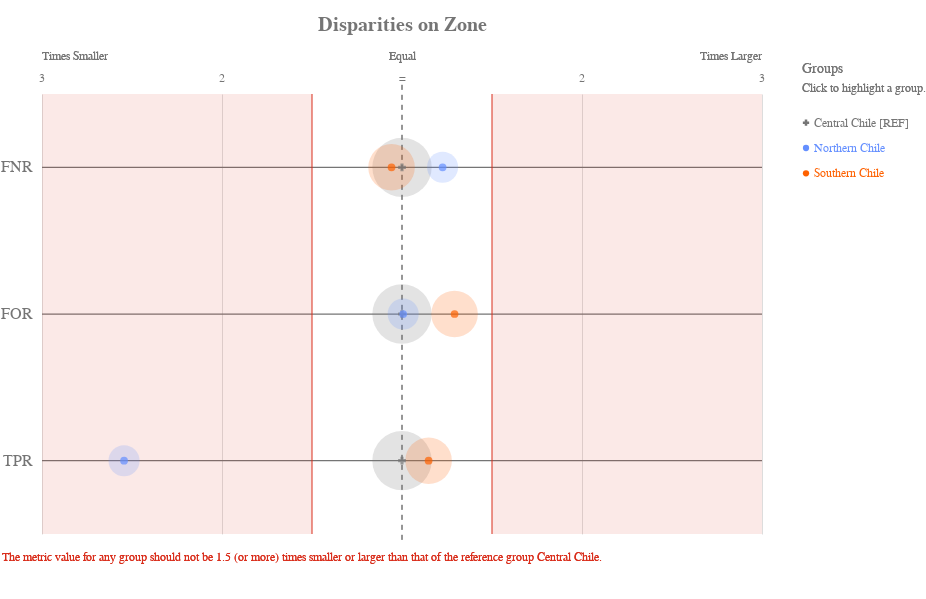

Notebook code cell kept with this figure:
### Code cell
ap.disparity(grupo_definido, metrics, 'zone', fairness_threshold = disparity_tolerance)

### Figure 1 — Vega-Lite specification as saved in the notebook (floating-point values rounded to 4 significant figures)
{"config": {"view": {"continuousWidth": 400, "continuousHeight": 300, "strokeWidth": 0}, "axisLeft": {"labelColor": "rgb(117,117,117)", "labelFont": "Arial", "labelFontSize": 16}, "title": {"align": "center", "baseline": "middle", "color": "rgb(117,117,117)", "font": "Arial", "fontSize": 20, "fontWeight": "bold"}}, "layer": [{"data": {"name": "data-f13954335fe7cb3d572699dbbbe0ffdc"}, "mark": {"type": "rule", "stroke": "rgb(117,117,117)", "strokeWidth": 1.25, "tooltip": ""}, "encoding": {"x": {"type": "quantitative", "field": "x", "scale": {"domain": [-2, 2], "range": [40.0, 760.0]}}, "x2": {"field": "x2"}, "y": {"type": "nominal", "axis": {"domain": false, "labelAngle": 0, "labelPadding": -30, "orient": "left", "ticks": false, "title": ""}, "field": "metric", "scale": {"domain": ["FNR", "FOR", "TPR"], "range": [55.0, 495.0]}}}}, {"data": {"name": "data-79dd248bdaa0ea02c535240e8ad022c8"}, "mark": {"type": "rule", "stroke": "rgb(117,117,117)", "strokeDash": [5, 5], "strokeWidth": 1}, "encoding": {"tooltip": {"value": "Central Chile [REF]"}, "x": {"value": 400.0}, "y": {"value": 45.83}, "y2": {"value": 504.2}}}, {"data": {"name": "data-c233327f4cd9b4c2df31bf8015c83e4a"}, "mark": {"type": "text", "align": "center", "color": "rgb(117,117,117)", "font": "Arial", "fontSize": 12, "fontWeight": "normal", "tooltip": ""}, "encoding": {"text": {"type": "nominal", "field": "label"}, "x": {"type": "quantitative", "field": "value", "scale": {"domain": [-2, 2], "range": [40.0, 760.0]}}, "y": {"value": 38.5}}}, {"layer": [{"mark": {"type": "text", "align": "left", "fill": "rgb(117,117,117)", "font": "Arial", "fontSize": 12, "fontWeight": "normal", "tooltip": ""}, "encoding": {"text": {"value": "Times Smaller"}, "x": {"value": 40.0}, "y": {"value": 16.5}}}, {"mark": {"type": "text", "align": "right", "fill": "rgb(117,117,117)", "font": "Arial", "fontSize": 12, "fontWeight": "normal", "tooltip": ""}, "encoding": {"text": {"value": "Times Larger"}, "x": {"value": 760.0}, "y": {"value": 16.5}}}, {"mark": {"type": "text", "align": "center", "fill": "rgb(117,117,117)", "font": "Arial", "fontSize": 12, "fontWeight": "normal", "tooltip": ""}, "encoding": {"text": {"value": "Equal"}, "x": {"value": 400.0}, "y": {"value": 16.5}}}], "data": {"name": "data-79dd248bdaa0ea02c535240e8ad022c8"}}, {"layer": [{"mark": {"type": "rule", "opacity": 0.8, "stroke": "rgb(217, 46, 28)", "strokeWidth": 1.25, "tooltip": ""}, "encoding": {"x": {"type": "quantitative", "field": "min", "scale": {"domain": [-2, 2], "range": [40.0, 760.0]}}, "y": {"value": 55.0}, "y2": {"value": 495.0}}}, {"mark": {"type": "rule", "opacity": 0.8, "stroke": "rgb(217, 46, 28)", "strokeWidth": 1.25, "tooltip": ""}, "encoding": {"x": {"type": "quantitative", "field": "max", "scale": {"domain": [-2, 2], "range": [40.0, 760.0]}}, "y": {"value": 55.0}, "y2": {"value": 495.0}}}, {"layer": [{"mark": {"type": "rect", "fill": "rgb(217, 46, 28)", "opacity": 0.1, "tooltip": ""}, "encoding": {"x": {"type": "quantitative", "field": "min", "scale": {"domain": [-2, 2], "range": [40.0, 760.0]}}, "x2": {"field": "lower_end"}, "y": {"value": 55.0}, "y2": {"value": 495.0}}}, {"mark": {"type": "rect", "fill": "rgb(217, 46, 28)", "opacity": 0.1, "tooltip": ""}, "encoding": {"x": {"type": "quantitative", "field": "max", "scale": {"domain": [-2, 2], "range": [40.0, 760.0]}}, "x2": {"field": "upper_end"}, "y": {"value": 55.0}, "y2": {"value": 495.0}}}]}, {"data": {"name": "data-79dd248bdaa0ea02c535240e8ad022c8"}, "mark": {"type": "text", "align": "left", "baseline": "top", "fill": "rgb(217, 46, 28)", "font": "Arial", "fontSize": 12, "fontWeight": "normal", "tooltip": ""}, "encoding": {"text": {"value": "The metric value for any group should not be 1.5 (or more) times smaller or larger than that of the reference group Central Chile."}, "x": {"value": 0}, "y": {"value": 513.3}}}], "data": {"name": "data-11d5890412809b582c0a6b685ba430ea"}}, {"layer": [{"mark": "circle"}, {"data": {"name": "data-0ec7ed582cffbb407a96dec03dbf07cd"}, "mark": {"type": "circle", "opacity": 0.2}, "encoding": {"color": {"condition": {"type": "nominal", "field": "attribute_value", "legend": null, "scale": {"domain": ["Central Chile", "Northern Chile", "Southern Chile"], "range": ["rgb(117,117,117)", "rgb(100, 143, 255)", "rgb(254, 97, 0)", "rgb(220, 38, 127)", "rgb(255, 176, 0)", "rgb(120, 94, 240)"]}, "selection": "selector017"}, "value": "rgb(224,224,224)"}, "size": {"type": "quantitative", "field": "group_size", "legend": null, "scale": {"domain": [0, 7609.0], "range": [0, 4224.0]}}, "tooltip": [{"type": "nominal", "field": "attribute_value", "title": "Group"}, {"type": "nominal", "field": "tooltip_group_size", "title": "Group Size"}, {"type": "nominal", "field": "tooltip_disparity_explanation_fnr", "title": "Disparity"}, {"type": "quantitative", "field": "fnr", "format": ".2f", "title": "FNR"}], "x": {"type": "quantitative", "axis": {"domain": false, "labels": false, "ticks": false, "title": null, "values": [1, 2, -2, -1]}, "field": "fnr_disparity_scaled", "scale": {"domain": [-2, 2], "range": [40.0, 760.0]}}, "y": {"type": "nominal", "axis": {"domain": false, "grid": false, "labels": false, "ticks": false, "title": " "}, "field": "metric_variable", "scale": {"domain": ["FNR", "FOR", "TPR"], "range": [55.0, 495.0]}}}, "selection": {"selector019": {"type": "multi", "empty": "all", "fields": ["attribute_value"]}}, "transform": [{"calculate": "'FNR'", "as": "metric_variable"}]}, {"data": {"name": "data-0ec7ed582cffbb407a96dec03dbf07cd"}, "mark": {"type": "circle", "opacity": 0.2}, "encoding": {"color": {"condition": {"type": "nominal", "field": "attribute_value", "legend": null, "scale": {"domain": ["Central Chile", "Northern Chile", "Southern Chile"], "range": ["rgb(117,117,117)", "rgb(100, 143, 255)", "rgb(254, 97, 0)", "rgb(220, 38, 127)", "rgb(255, 176, 0)", "rgb(120, 94, 240)"]}, "selection": "selector017"}, "value": "rgb(224,224,224)"}, "size": {"type": "quantitative", "field": "group_size", "legend": null, "scale": {"domain": [0, 7609.0], "range": [0, 4224.0]}}, "tooltip": [{"type": "nominal", "field": "attribute_value", "title": "Group"}, {"type": "nominal", "field": "tooltip_group_size", "title": "Group Size"}, {"type": "nominal", "field": "tooltip_disparity_explanation_for", "title": "Disparity"}, {"type": "quantitative", "field": "for", "format": ".2f", "title": "FOR"}], "x": {"type": "quantitative", "axis": {"domain": false, "labels": false, "ticks": false, "title": null, "values": [1, 2, -2, -1]}, "field": "for_disparity_scaled", "scale": {"domain": [-2, 2], "range": [40.0, 760.0]}}, "y": {"type": "nominal", "axis": {"domain": false, "grid": false, "labels": false, "ticks": false, "title": " "}, "field": "metric_variable", "scale": {"domain": ["FNR", "FOR", "TPR"], "range": [55.0, 495.0]}}}, "selection": {"selector021": {"type": "multi", "empty": "all", "fields": ["attribute_value"]}}, "transform": [{"calculate": "'FOR'", "as": "metric_variable"}]}, {"data": {"name": "data-0ec7ed582cffbb407a96dec03dbf07cd"}, "mark": {"type": "circle", "opacity": 0.2}, "encoding": {"color": {"condition": {"type": "nominal", "field": "attribute_value", "legend": null, "scale": {"domain": ["Central Chile", "Northern Chile", "Southern Chile"], "range": ["rgb(117,117,117)", "rgb(100, 143, 255)", "rgb(254, 97, 0)", "rgb(220, 38, 127)", "rgb(255, 176, 0)", "rgb(120, 94, 240)"]}, "selection": "selector017"}, "value": "rgb(224,224,224)"}, "size": {"type": "quantitative", "field": "group_size", "legend": null, "scale": {"domain": [0, 7609.0], "range": [0, 4224.0]}}, "tooltip": [{"type": "nominal", "field": "attribute_value", "title": "Group"}, {"type": "nominal", "field": "tooltip_group_size", "title": "Group Size"}, {"type": "nominal", "field": "tooltip_disparity_explanation_tpr", "title": "Disparity"}, {"type": "quantitative", "field": "tpr", "format": ".2f", "title": "TPR"}], "x": {"type": "quantitative", "axis": {"domain": false, "labels": false, "ticks": false, "title": null, "values": [1, 2, -2, -1]}, "field": "tpr_disparity_scaled", "scale": {"domain": [-2, 2], "range": [40.0, 760.0]}}, "y": {"type": "nominal", "axis": {"domain": false, "grid": false, "labels": false, "ticks": false, "title": " "}, "field": "metric_variable", "scale": {"domain": ["FNR", "FOR", "TPR"], "range": [55.0, 495.0]}}}, "selection": {"selector023": {"type": "multi", "empty": "all", "fields": ["attribute_value"]}}, "transform": [{"calculate": "'TPR'", "as": "metric_variable"}]}, {"layer": [{"mark": "point"}, {"data": {"name": "data-0ec7ed582cffbb407a96dec03dbf07cd"}, "mark": {"type": "point", "filled": true, "size": 60}, "encoding": {"color": {"condition": {"type": "nominal", "field": "attribute_value", "legend": null, "scale": {"domain": ["Central Chile", "Northern Chile", "Southern Chile"], "range": ["rgb(117,117,117)", "rgb(100, 143, 255)", "rgb(254, 97, 0)", "rgb(220, 38, 127)", "rgb(255, 176, 0)", "rgb(120, 94, 240)"]}, "selection": "selector017"}, "value": "rgb(224,224,224)"}, "shape": {"type": "nominal", "field": "attribute_value", "legend": null, "scale": {"domain": ["Central Chile", "Northern Chile", "Southern Chile"], "range": ["cross", "circle", "circle"]}}, "tooltip": [{"type": "nominal", "field": "attribute_value", "title": "Group"}, {"type": "nominal", "field": "tooltip_group_size", "title": "Group Size"}, {"type": "nominal", "field": "tooltip_disparity_explanation_fnr", "title": "Disparity"}, {"type": "quantitative", "field": "fnr", "format": ".2f", "title": "FNR"}], "x": {"type": "quantitative", "axis": {"domain": false, "labels": false, "ticks": false, "title": null, "values": [1, 2, -2, -1]}, "field": "fnr_disparity_scaled", "scale": {"domain": [-2, 2], "range": [40.0, 760.0]}}, "y": {"type": "nominal", "axis": {"domain": false, "grid": false, "labels": false, "ticks": false, "title": " "}, "field": "metric_variable", "scale": {"domain": ["FNR", "FOR", "TPR"], "range": [55.0, 495.0]}}}, "selection": {"selector018": {"type": "multi", "empty": "all", "fields": ["attribute_value"]}}, "transform": [{"calculate": "'FNR'", "as": "metric_variable"}]}, {"data": {"name": "data-0ec7ed582cffbb407a96dec03dbf07cd"}, "mark": {"type": "point", "filled": true, "size": 60}, "encoding": {"color": {"condition": {"type": "nominal", "field": "attribute_value", "legend": null, "scale": {"domain": ["Central Chile", "Northern Chile", "Southern Chile"], "range": ["rgb(117,117,117)", "rgb(100, 143, 255)", "rgb(254, 97, 0)", "rgb(220, 38, 127)", "rgb(255, 176, 0)", "rgb(120, 94, 240)"]}, "selection": "selector017"}, "value": "rgb(224,224,224)"}, "shape": {"type": "nominal", "field": "attribute_value", "legend": null, "scale": {"domain": ["Central Chile", "Northern Chile", "Southern Chile"], "range": ["cross", "circle", "circle"]}}, "tooltip": [{"type": "nominal", "field": "attribute_value", "title": "Group"}, {"type": "nominal", "field": "tooltip_group_size", "title": "Group Size"}, {"type": "nominal", "field": "tooltip_disparity_explanation_for", "title": "Disparity"}, {"type": "quantitative", "field": "for", "format": ".2f", "title": "FOR"}], "x": {"type": "quantitative", "axis": {"domain": false, "labels": false, "ticks": false, "title": null, "values": [1, 2, -2, -1]}, "field": "for_disparity_scaled", "scale": {"domain": [-2, 2], "range": [40.0, 760.0]}}, "y": {"type": "nominal", "axis": {"domain": false, "grid": false, "labels": false, "ticks": false, "title": " "}, "field": "metric_variable", "scale": {"domain": ["FNR", "FOR", "TPR"], "range": [55.0, 495.0]}}}, "selection": {"selector020": {"type": "multi", "empty": "all", "fields": ["attribute_value"]}}, "transform": [{"calculate": "'FOR'", "as": "metric_variable"}]}, {"data": {"name": "data-0ec7ed582cffbb407a96dec03dbf07cd"}, "mark": {"type": "point", "filled": true, "size": 60}, "encoding": {"color": {"condition": {"type": "nominal", "field": "attribute_value", "legend": null, "scale": {"domain": ["Central Chile", "Northern Chile", "Southern Chile"], "range": ["rgb(117,117,117)", "rgb(100, 143, 255)", "rgb(254, 97, 0)", "rgb(220, 38, 127)", "rgb(255, 176, 0)", "rgb(120, 94, 240)"]}, "selection": "selector017"}, "value": "rgb(224,224,224)"}, "shape": {"type": "nominal", "field": "attribute_value", "legend": null, "scale": {"domain": ["Central Chile", "Northern Chile", "Southern Chile"], "range": ["cross", "circle", "circle"]}}, "tooltip": [{"type": "nominal", "field": "attribute_value", "title": "Group"}, {"type": "nominal", "field": "tooltip_group_size", "title": "Group Size"}, {"type": "nominal", "field": "tooltip_disparity_explanation_tpr", "title": "Disparity"}, {"type": "quantitative", "field": "tpr", "format": ".2f", "title": "TPR"}], "x": {"type": "quantitative", "axis": {"domain": false, "labels": false, "ticks": false, "title": null, "values": [1, 2, -2, -1]}, "field": "tpr_disparity_scaled", "scale": {"domain": [-2, 2], "range": [40.0, 760.0]}}, "y": {"type": "nominal", "axis": {"domain": false, "grid": false, "labels": false, "ticks": false, "title": " "}, "field": "metric_variable", "scale": {"domain": ["FNR", "FOR", "TPR"], "range": [55.0, 495.0]}}}, "selection": {"selector022": {"type": "multi", "empty": "all", "fields": ["attribute_value"]}}, "transform": [{"calculate": "'TPR'", "as": "metric_variable"}]}]}]}, {"layer": [{"mark": {"type": "point", "filled": true, "opacity": 1, "size": 39.48}, "encoding": {"color": {"condition": {"type": "nominal", "field": "attribute_value", "legend": null, "scale": {"domain": ["Central Chile", "Northern Chile", "Southern Chile"], "range": ["rgb(117,117,117)", "rgb(100, 143, 255)", "rgb(254, 97, 0)", "rgb(220, 38, 127)", "rgb(255, 176, 0)", "rgb(120, 94, 240)"]}, "selection": "selector017"}, "value": "rgb(224,224,224)"}, "shape": {"type": "nominal", "field": "attribute_value", "legend": null, "scale": {"domain": ["Central Chile", "Northern Chile", "Southern Chile"], "range": ["cross", "circle", "circle"]}}, "x": {"value": 804}, "y": {"type": "nominal", "axis": {"domain": false, "grid": false, "labels": false, "ticks": false, "title": " "}, "field": "attribute_value", "scale": {"domain": ["Central Chile", "Northern Chile", "Southern Chile"], "range": [71, 147]}}}, "selection": {"selector017": {"type": "multi", "empty": "all", "fields": ["attribute_value"]}}}, {"mark": {"type": "text", "align": "left", "baseline": "middle", "font": "Arial", "fontSize": 12, "fontWeight": "normal"}, "encoding": {"color": {"condition": {"type": "nominal", "field": "attribute_value", "legend": null, "scale": {"domain": ["Central Chile", "Northern Chile", "Southern Chile"], "range": ["rgb(117,117,117)", "rgb(100, 143, 255)", "rgb(254, 97, 0)", "rgb(220, 38, 127)", "rgb(255, 176, 0)", "rgb(120, 94, 240)"]}, "selection": "selector017"}, "value": "rgb(224,224,224)"}, "text": {"type": "nominal", "field": "label"}, "x": {"value": 812}, "y": {"type": "nominal", "axis": {"domain": false, "grid": false, "labels": false, "ticks": false, "title": " "}, "field": "attribute_value", "scale": {"domain": ["Central Chile", "Northern Chile", "Southern Chile"], "range": [71, 147]}}}, "selection": {"selector024": {"type": "multi", "empty": "all", "fields": ["attribute_value"]}}}, {"data": {"name": "data-79dd248bdaa0ea02c535240e8ad022c8"}, "mark": {"type": "text", "align": "left", "baseline": "middle", "color": "rgb(117,117,117)", "font": "Arial", "fontSize": 12, "fontWeight": "normal"}, "encoding": {"text": {"value": "Click to highlight a group."}, "x": {"value": 800}, "y": {"value": 49}}}, {"data": {"name": "data-79dd248bdaa0ea02c535240e8ad022c8"}, "mark": {"type": "text", "align": "left", "baseline": "middle", "color": "rgb(117,117,117)", "font": "Arial", "fontSize": 14, "fontWeight": "normal"}, "encoding": {"text": {"value": "Groups"}, "x": {"value": 800}, "y": {"value": 30}}}], "data": {"name": "data-0de9a04118b2294ee56b3c957fb6724a"}}], "height": 550, "padding": {"top": 15, "bottom": 10}, "resolve": {"scale": {"size": "independent", "y": "independent"}}, "title": "Disparities on Zone", "width": 800, "$schema": "https://vega.github.io/schema/vega-lite/v4.8.1.json", "datasets": {"data-f13954335fe7cb3d572699dbbbe0ffdc": [{"metric": "FNR", "x": -2, "x2": 2}, {"metric": "FOR", "x": -2, "x2": 2}, {"metric": "TPR", "x": -2, "x2": 2}], "data-79dd248bdaa0ea02c535240e8ad022c8": [{"a": 1, "b": 0}, {"a": 1, "b": 0}], "data-c233327f4cd9b4c2df31bf8015c83e4a": [{"value": 1, "label": 2}, {"value": 2, "label": 3}, {"value": -2, "label": 3}, {"value": -1, "label": 2}, {"value": 0, "label": "="}], "data-11d5890412809b582c0a6b685ba430ea": [{"min": -0.5, "max": 0.5, "lower_end": -2, "upper_end": 2}], "data-0ec7ed582cffbb407a96dec03dbf07cd": [{"attribute_name": "zone", "attribute_value": "Central Chile", "group_size": 6341, "total_entities": 11987, "fnr": 0.7291, "for": 0.2061, "tpr": 0.2709, "fnr_disparity": 1.0, "for_disparity": 1.0, "tpr_disparity": 1.0, "fnr_disparity_scaled": 0.0, "for_disparity_scaled": 0.0, "tpr_disparity_scaled": 0.0, "tooltip_group_size": "6,341 (52.90%)", "tooltip_disparity_explanation_fnr": "Reference group", "tooltip_disparity_explanation_for": "Reference group", "tooltip_disparity_explanation_tpr": "Reference group"}, {"attribute_name": "zone", "attribute_value": "Northern Chile", "group_size": 1737, "total_entities": 11987, "fnr": 0.8935, "for": 0.2075, "tpr": 0.1065, "fnr_disparity": 1.226, "for_disparity": 1.007, "tpr_disparity": 0.3931, "fnr_disparity_scaled": 0.2256, "for_disparity_scaled": 0.006553, "tpr_disparity_scaled": -1.544, "tooltip_group_size": "1,737 (14.49%)", "tooltip_disparity_explanation_fnr": "1.23 times larger FNR than the reference group", "tooltip_disparity_explanation_for": "1.01 times larger FOR than the reference group", "tooltip_disparity_explanation_tpr": "2.54 times smaller TPR than the reference group"}, {"attribute_name": "zone", "attribute_value": "Southern Chile", "group_size": 3909, "total_entities": 11987, "fnr": 0.689, "for": 0.2663, "tpr": 0.311, "fnr_disparity": 0.9451, "for_disparity": 1.292, "tpr_disparity": 1.148, "fnr_disparity_scaled": -0.0581, "for_disparity_scaled": 0.292, "tpr_disparity_scaled": 0.1478, "tooltip_group_size": "3,909 (32.61%)", "tooltip_disparity_explanation_fnr": "1.06 times smaller FNR than the reference group", "tooltip_disparity_explanation_for": "1.29 times larger FOR than the reference group", "tooltip_disparity_explanation_tpr": "1.15 times larger TPR than the reference group"}], "data-0de9a04118b2294ee56b3c957fb6724a": [{"attribute_value": "Central Chile", "label": "Central Chile [REF]"}, {"attribute_value": "Northern Chile", "label": "Northern Chile"}, {"attribute_value": "Southern Chile", "label": "Southern Chile"}]}}
